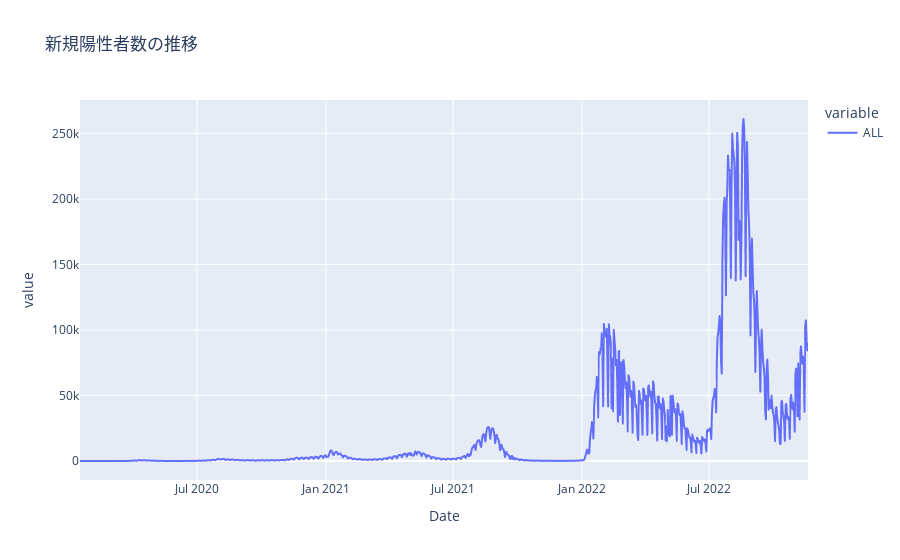

Notebook cell for this chart:
### Markdown cell above
データを可視化することで、時系列の推移を視覚的に把握できるようになります。移動平均を算出することで、時系列データのトレンドが把握しやすくなったことがわかります。可視化方法については次章で解説します。

### Code cell
px.line(all_prefs, title="新規陽性者数の推移")

### Figure 1 — Plotly figure (JSON) as saved in the notebook; plotly's stock layout.template omitted (floating-point values rounded to 4 significant figures; data arrays with more than 128 entries replaced by an {"elided": "..."} marker saying what was removed)
{"data": [{"hovertemplate": "variable=ALL<br>Date=%{x}<br>value=%{y}<extra></extra>", "legendgroup": "ALL", "line": {"color": "#636efa", "dash": "solid"}, "marker": {"symbol": "circle"}, "mode": "lines", "name": "ALL", "showlegend": true, "type": "scattergl", "x": {"elided": "1039 str values"}, "xaxis": "x", "y": {"elided": "1039 int values"}, "yaxis": "y"}], "layout": {"legend": {"title": {"text": "variable"}, "tracegroupgap": 0}, "title": {"text": "新規陽性者数の推移"}, "xaxis": {"anchor": "y", "domain": [0, 1], "title": {"text": "Date"}}, "yaxis": {"anchor": "x", "domain": [0, 1], "title": {"text": "value"}}}}
